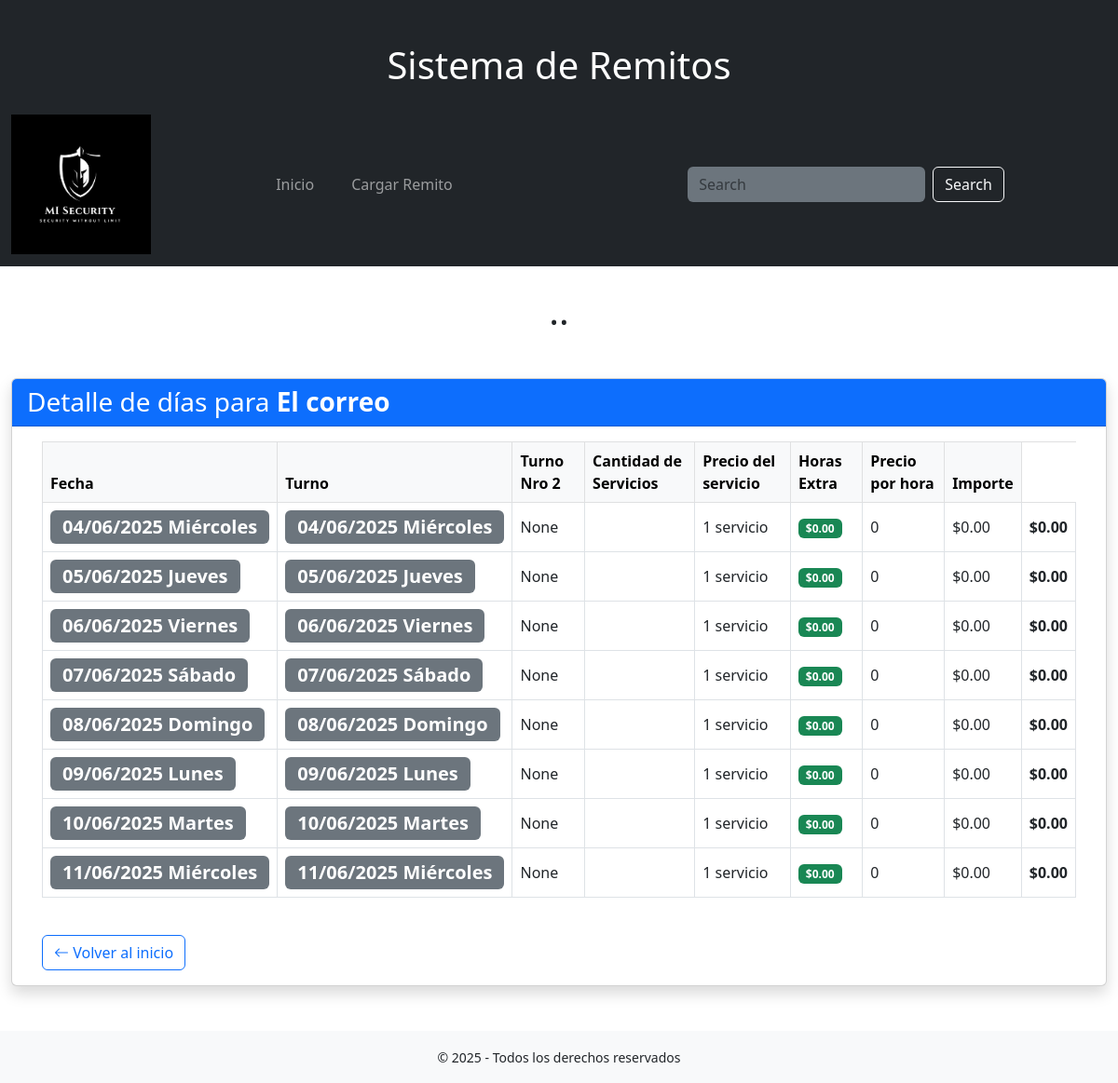
Screenshot of /remitos/3/ with the database file from the repository.
### remitos/models.py (models this page shows, shortened)
class Remito(models.Model):
    empresa = models.ForeignKey(Empresa, on_delete=models.CASCADE)
    fecha_inicio = models.DateField()
    fecha_fin = models.DateField()
    importe_total = models.DecimalField(max_digits=12, decimal_places=2, default=0)

class Empresa(models.Model):
    nombre = models.CharField(max_length=100, null=False, blank=False, unique=True)
    def __str__(self):
        return self.nombre

class DiaServicio(models.Model):
    TURNOS_CHOICES = [
        ("12:00 hs a 18:00 hs", "12:00 hs a 18:00 hs"),
        ("19:00 hs a 01:00 hs", "19:00 hs a 01:00 hs"),
        ("19:00 hs a 01:00 hs", "19:00 hs a 01:00 hs"),
        ("19:00 hs a 01:00 hs", "19:00 hs a 01:00 hs"),
    ]
    CANTIDAD_SERVICIOS = [
        (1, "1 servicio"),
        (2, "2 servicios"),
        (3, "3 servicios"),
        (4, "4 servicios"),
    ]
    dia = models.CharField(max_length=15, editable=False)  # No editable
    remito = models.ForeignKey(Remito, on_delete=models.CASCADE, related_name='dias')
    horario = models.CharField(max_length=50, choices=TURNOS_CHOICES, blank=True, null=True)
    servicios = models.IntegerField(choices=CANTIDAD_SERVICIOS)
    precio = models.DecimalField(max_digits=10, decimal_places=2)
    extra = models.IntegerField(choices=CANTIDAD_SERVICIOS, null=True, blank=True)
    precio_extra = models.DecimalField(max_digits=10, decimal_places=2, null=True, blank=True)
    total_extra = models.DecimalField(max_digits=10, decimal_places=2, null=True, blank=True)
    importe = models.DecimalField(max_digits=10, decimal_places=2, blank=True)
    fecha = models.DateField(null=True, blank=True)
    es_feriado= False
    es_bonificado=False

### remitos/views.py (the view)
# urls.py: path('remitos/<int:pk>/', views.remito_detalle, name='remitoDetalle'),
def remito_detalle(request, pk):
    remito = get_object_or_404(Remito, pk=pk)
    dias_servicio = DiaServicio.objects.filter(remito=remito).order_by('dia')
    return render(request, 'remitos/remitoDetalle.html', {
        'remito': remito,
        'dias': dias_servicio
    })

### remitos/templates/remitos/remitoDetalle.html (shortened to what this page needs)
{% extends "layout.html" %}
{% load static %}
{% block contenedorrr %}
<div class="container mt-5" style="max-width: 1500px;">
    <div class="card shadow">
        <div class="card-header bg-primary text-white">
            <h3 class="mb-0">Detalle de días para <strong>{{ remito.empresa }}</strong></h3>
        </div>
        <div class="card-body mx-3">
            <div class="table-responsive">
                <table class="table table-bordered align-middle">
                    <thead class="table-light">
                        <tr>
                            <th>Fecha</th>
                            <th>Turno</th>
                            <th>Turno Nro 2</th>
                            <th>Cantidad de Servicios</th>
                            <th>Precio del servicio</th>
                            <th>Horas Extra</th>
                            <th>Precio por hora</th>
                            <th>Importe</th>
                        </tr>
                    </thead>
                    <tbody>
                        {% for dia in dias %}
                        <tr>
                            <td><span class="badge bg-secondary fs-5 py-2 px-6">{{ dia.dia }}</span></td>
                            <td><span class="badge bg-secondary fs-5 py-2 px-6">{{ dia.dia }}</span></td>
                            <td>{{ dia.get_horario_display }}</td>
                            <td>{{ dia.get_segundo_horario_display }}</td>
                            <td>{{ dia.get_servicios_display }}</td>
                            <td><span class="badge bg-success">${{ dia.precio }}</span></td>
                            <td>{{ dia.extra }}</td>
                            <td>${{ dia.precio_extra }}</td>
                            <td><strong>${{ dia.importe }}</strong></td>
                        </tr>
                        {% empty %}
                        <tr>
                            <td colspan="10" class="text-center text-muted">No hay días de servicio cargados.</td>
                        </tr>
                        {% endfor %}
                    </tbody>
                </table>
            </div>
            <div class="mt-4">
                <a href="{% url 'index' %}" class="btn btn-outline-primary">
                    <i class="bi bi-arrow-left"></i> Volver al inicio
                </a>
            </div>
        </div>
    </div>
</div>
<link rel="stylesheet" href="https://cdn.jsdelivr.net/npm/bootstrap-icons@1.11.1/font/bootstrap-icons.css">
{% endblock %}

### rows the page displays
Remito: empresa "El correo"
DiaServicio: dia "04/06/2025 Miércoles", horario "None", servicios "1 servicio", precio "0.00", extra "0", precio_extra "0.00", importe "0.00"
DiaServicio: dia "05/06/2025 Jueves", horario "None", servicios "1 servicio", precio "0.00", extra "0", precio_extra "0.00", importe "0.00"
DiaServicio: dia "06/06/2025 Viernes", horario "None", servicios "1 servicio", precio "0.00", extra "0", precio_extra "0.00", importe "0.00"
DiaServicio: dia "07/06/2025 Sábado", horario "None", servicios "1 servicio", precio "0.00", extra "0", precio_extra "0.00", importe "0.00"
DiaServicio: dia "08/06/2025 Domingo", horario "None", servicios "1 servicio", precio "0.00", extra "0", precio_extra "0.00", importe "0.00"
DiaServicio: dia "09/06/2025 Lunes", horario "None", servicios "1 servicio", precio "0.00", extra "0", precio_extra "0.00", importe "0.00"
DiaServicio: dia "10/06/2025 Martes", horario "None", servicios "1 servicio", precio "0.00", extra "0", precio_extra "0.00", importe "0.00"
DiaServicio: dia "11/06/2025 Miércoles", horario "None", servicios "1 servicio", precio "0.00", extra "0", precio_extra "0.00", importe "0.00"
